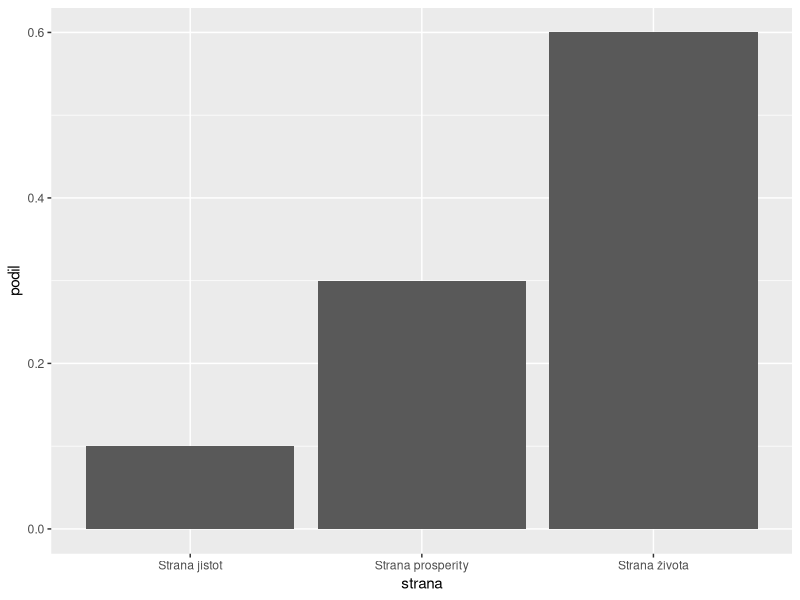

This figure's R source:
## ---- chunk 1
library(dplyr)
library(tibble)
library(ggplot2)

set.seed(1)
strany <- c("Strana jistot", "Strana prosperity", "Strana života")
stranyprops <- c(.1,.3,.6)
sum(stranyprops) == 1
popsize <- 10e6
poppref <- c(rep(strany[1],stranyprops[1]*popsize),
             rep(strany[2],stranyprops[2]*popsize),
             rep(strany[3],stranyprops[3]*popsize))
souhrn <- data_frame(strana=poppref) %>% mutate(id=row_number()) %>% group_by(strana) %>% summarise(pocet=n()) %>% mutate(podil=pocet/sum(pocet))

souhrn %>% ggplot(aes(strana,podil)) + geom_bar(stat="identity")
